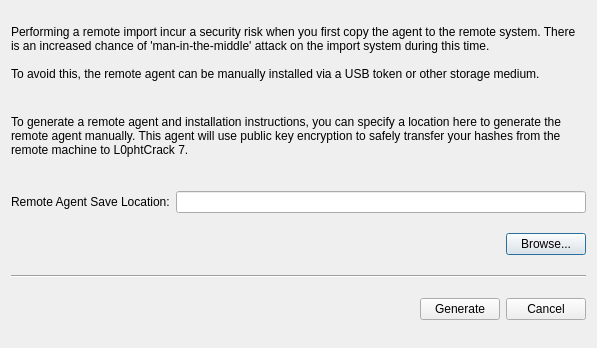
<?xml version="1.0" encoding="UTF-8"?>
<ui version="4.0">
 <class>GenerateRemoteAgentDialog</class>
 <widget class="QDialog" name="GenerateRemoteAgentDialog">
  <property name="geometry">
   <rect>
    <x>0</x>
    <y>0</y>
    <width>597</width>
    <height>348</height>
   </rect>
  </property>
  <property name="windowTitle">
   <string>Create Remote Agent Installer</string>
  </property>
  <layout class="QVBoxLayout" name="verticalLayout">
   <property name="spacing">
    <number>6</number>
   </property>
   <item>
    <widget class="QLabel" name="label_2">
     <property name="sizePolicy">
      <sizepolicy hsizetype="Preferred" vsizetype="Fixed">
       <horstretch>0</horstretch>
       <verstretch>0</verstretch>
      </sizepolicy>
     </property>
     <property name="text">
      <string>Performing a remote import incur a security risk when you first copy the agent to the remote system. There is an increased chance of 'man-in-the-middle' attack on the import system during this time.

To avoid this, the remote agent can be manually installed via a USB token or other storage medium.</string>
     </property>
     <property name="wordWrap">
      <bool>true</bool>
     </property>
    </widget>
   </item>
   <item>
    <widget class="QLabel" name="label_4">
     <property name="sizePolicy">
      <sizepolicy hsizetype="Preferred" vsizetype="Fixed">
       <horstretch>0</horstretch>
       <verstretch>0</verstretch>
      </sizepolicy>
     </property>
     <property name="text">
      <string>To generate a remote agent and installation instructions, you can specify a location here to generate the remote agent manually. This agent will use public key encryption to safely transfer your hashes from the remote machine to L0phtCrack 7.</string>
     </property>
     <property name="wordWrap">
      <bool>true</bool>
     </property>
    </widget>
   </item>
   <item>
    <layout class="QHBoxLayout" name="horizontalLayout">
     <item>
      <widget class="QLabel" name="label_3">
       <property name="text">
        <string>Remote Agent Save Location:</string>
       </property>
      </widget>
     </item>
     <item>
      <widget class="QLineEdit" name="remoteAgentEdit"/>
     </item>
    </layout>
   </item>
   <item>
    <layout class="QHBoxLayout" name="horizontalLayout_2">
     <item>
      <spacer name="horizontalSpacer">
       <property name="orientation">
        <enum>Qt::Horizontal</enum>
       </property>
       <property name="sizeHint" stdset="0">
        <size>
         <width>40</width>
         <height>20</height>
        </size>
       </property>
      </spacer>
     </item>
     <item>
      <widget class="QPushButton" name="browseButton">
       <property name="text">
        <string>Browse...</string>
       </property>
      </widget>
     </item>
    </layout>
   </item>
   <item>
    <widget class="Line" name="line">
     <property name="orientation">
      <enum>Qt::Horizontal</enum>
     </property>
    </widget>
   </item>
   <item>
    <layout class="QHBoxLayout" name="horizontalLayout_3">
     <item>
      <spacer name="horizontalSpacer_2">
       <property name="orientation">
        <enum>Qt::Horizontal</enum>
       </property>
       <property name="sizeHint" stdset="0">
        <size>
         <width>40</width>
         <height>20</height>
        </size>
       </property>
      </spacer>
     </item>
     <item>
      <widget class="QPushButton" name="generateButton">
       <property name="text">
        <string>Generate</string>
       </property>
      </widget>
     </item>
     <item>
      <widget class="QPushButton" name="cancelButton">
       <property name="text">
        <string>Cancel</string>
       </property>
      </widget>
     </item>
    </layout>
   </item>
  </layout>
 </widget>
 <resources/>
 <connections/>
</ui>
